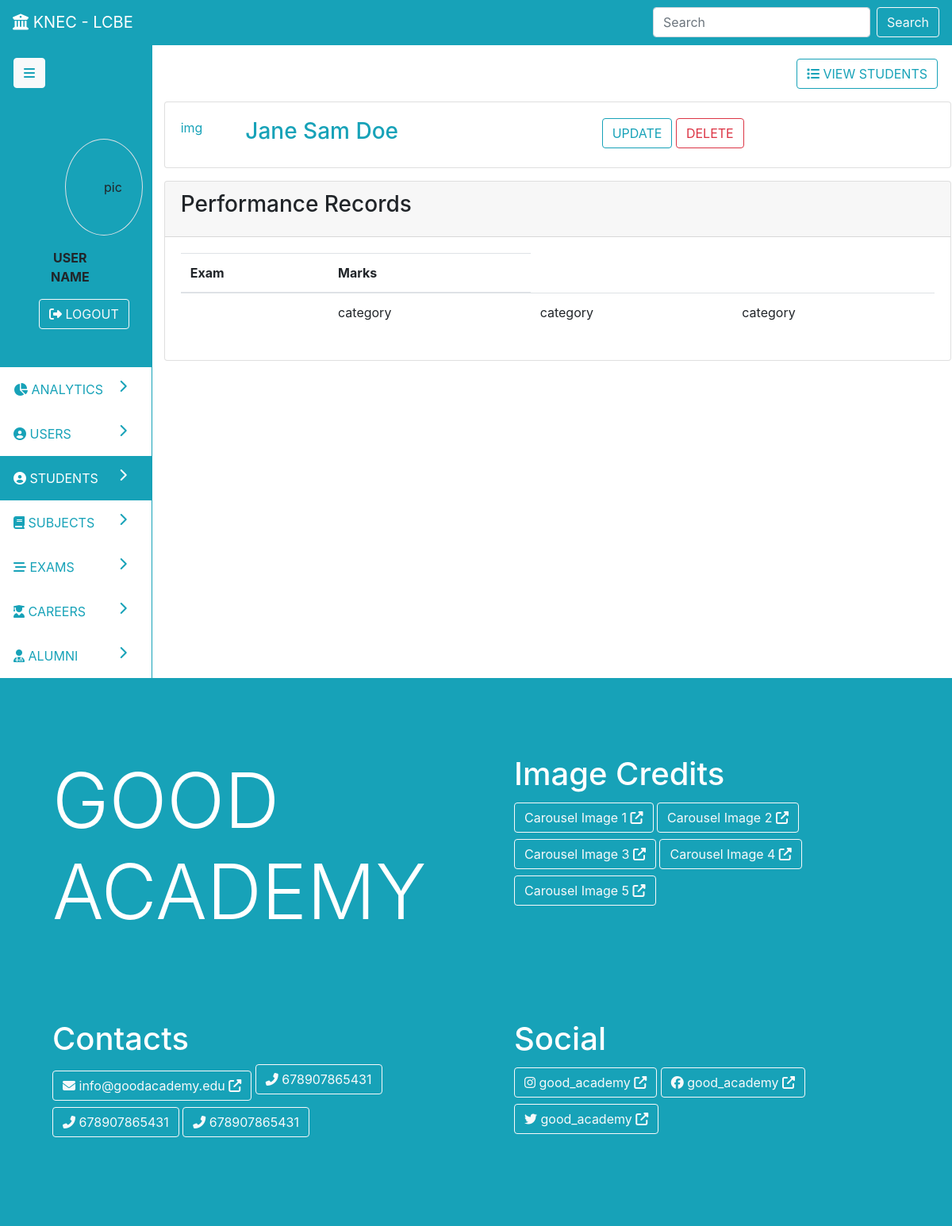
Page /students/view/1 on the committed database.
### parent/models.py (models this page shows, shortened)
class Student(db.Model):
	id = db.Column(db.Integer, primary_key=True)
	first_name = db.Column(db.String(19), nullable=False)
	middle_name = db.Column(db.String(19), nullable=False)
	last_name = db.Column(db.String(19), nullable=False)
	email = db.Column(db.String(19), unique=True, nullable=False)
	scores = db.relationship('Score', backref='student', lazy=True, cascade='all, delete')
	analytics = db.relationship('Analytics', backref='student', lazy=True, cascade='all, delete')
	career = db.relationship('Career', backref='student', uselist=False, lazy=True, cascade='all, delete')
	group_id = db.Column(db.Integer, db.ForeignKey('group.id', ondelete='CASCADE'), nullable=False)
	password = db.Column(db.String(119), nullable=False)
	created_at = db.Column(db.DateTime, nullable=False, default=datetime.utcnow)
	updated_at = db.Column(db.DateTime, nullable=True, onupdate=datetime.utcnow)

class Exam(db.Model):
	id = db.Column(db.Integer, primary_key=True)
	year = db.Column(db.Integer, nullable=False)
	term = db.Column(db.Integer, nullable=False)
	user_id = db.Column(db.Integer, db.ForeignKey('user.id', ondelete='CASCADE'), nullable=False)
	group_id = db.Column(db.Integer, db.ForeignKey('group.id', ondelete='CASCADE'), nullable=False)
	subject_id = db.Column(db.Integer, db.ForeignKey('subject.id', ondelete='CASCADE'), nullable=False)
	questions = db.relationship('Question', backref='exam', lazy=True, cascade='all, delete')
	created_at = db.Column(db.DateTime, nullable=False, default=datetime.utcnow)
	updated_at = db.Column(db.DateTime, nullable=True, onupdate=datetime.utcnow)

class Category(db.Model):
	id = db.Column(db.Integer, primary_key=True)
	name = db.Column(db.String(19), nullable=False)
	minimum = db.Column(db.Integer, nullable=False)
	maximum = db.Column(db.Integer, nullable=False)
	analytics = db.relationship('Analytics', backref='category', lazy=True, cascade='all, delete')
	questions = db.relationship('Question', backref='category', lazy=True, cascade='all, delete')
	subject_id = db.Column(db.Integer, db.ForeignKey('subject.id'), nullable=False)
	created_at = db.Column(db.DateTime, nullable=False, default=datetime.utcnow)
	updated_at = db.Column(db.DateTime, nullable=True, onupdate=datetime.utcnow)

### parent/routes.py (the view)
@app.route('/students/view/<id>', methods=['POST', 'GET'])
def view_student(id):
	student = Student.query.get_or_404(id)
	return render_template('admin/students.html', nav='dash', page='students', action='view', student=student)

### parent/templates/admin/students.html (shortened to what this page needs)
{% extends 'admin-dash.html' %}
{% block pagedata %}
{% if action=='create' %}
<div class="row">
	<div class="col p-3">
		<a class="btn float-right btn-outline-info mr-3" href="{{ url_for('students') }}"><i class="fas fa-list"></i> VIEW STUDENTS</a>
		<a class="btn float-right btn-outline-info mr-3" href="{{ url_for('create_group') }}"><i class="fas fa-plus"></i> ADD GROUP</a>
	</div>
</div>
<div class="card p-3">
	<div class="card-body text-primary">
		<h1 class="card-title text-info">Register New Student</h1>
	</div>
	<form class="card" method="post">
		{{ form.hidden_tag() }}
		<div class="card-body">
			<div class="alert alert-info">
				<i class="fas fa-info-circle"></i> The default password for new accounts is 'welcome'
			</div>
			<fieldset>
				<div class="form-group">
					{{ form.first_name.label(class='form-control-label') }}
					{% if form.first_name.errors %}
						{{ form.first_name(class='form-control is-invalid')}}
						<div class="invalid-feedback">
							{% for error in form.first_name.errors %}
								<span>{{ error }}</span>
							{% endfor %}
						</div>
					{% else%}
						{{ form.first_name(class='form-control') }}
					{% endif %}
				</div>
				<div class="form-group">
					{{ form.middle_name.label(class='form-control-label') }}
					{% if form.middle_name.errors %}
						{{ form.middle_name(class='form-control is-invalid')}}
						<div class="invalid-feedback">
							{% for error in form.middle_name.errors %}
								<span>{{ error }}</span>
							{% endfor %}
						</div>
					{% else%}
						{{ form.middle_name(class='form-control') }}
					{% endif %}
				</div>
				<div class="form-group">
					{{ form.last_name.label(class='form-control-label') }}
					{% if form.last_name.errors %}
						{{ form.last_name(class='form-control is-invalid')}}
						<div class="invalid-feedback">
							{% for error in form.last_name.errors %}
								<span>{{ error }}</span>
							{% endfor %}
						</div>
					{% else%}
						{{ form.last_name(class='form-control') }}
					{% endif %}
				</div>
				<div class="form-group">
					{{ form.email.label(class='form-control-label') }}
					{% if form.email.errors %}
						{{ form.email(class='form-control is-invalid')}}
						<div class="invalid-feedback">
							{% for error in form.email.errors %}
								<span>{{ error }}</span>
							{% endfor %}
						</div>
					{% else%}
						{{ form.email(class='form-control') }}
					{% endif %}
				</div>
				<div class="form-group">
					{{ form.group.label(class='form-control-label') }}
					{% if form.group.errors %}
						{{ form.group(class='form-control is-invalid')}}
						<div class="invalid-feedback">
							{% for error in form.group.errors %}
								<span>{{ error }}</span>
							{% endfor %}
						</div>
					{% else%}
						{{ form.group(class='form-control') }}
					{% endif %}
				</div>
			</fieldset>
			<div>
				{{ form.submit(class='btn btn-info')}}
			</div>
			</div>
		</div>
	</form>
</div>
{% elif action=='view' %}
<div class="row">
	<div class="col p-3">
		<a class="btn float-right btn-outline-info mr-3" href="{{ url_for('students') }}"><i class="fas fa-list"></i> VIEW STUDENTS</a>
	</div>
</div>
<div class="row">
	<div class="col">
		<div class="card text-info">
			<div class="card-body">
				<div class="row">
					<div class="col-1">img</div>
					<div class="col">
						<h3>{% print(student.first_name) %} {% print(student.middle_name) %} {% print(student.last_name) %}</h3>
					</div>
					<div class="col">
						<a class="btn btn-outline-info" href="{{ url_for('update_student', id=student.id) }}">UPDATE</a>
						<a class="btn btn-outline-danger" href="{{ url_for('delete_student', id=student.id) }}">DELETE</a>
					</div>
				</div>
			</div>
		</div>
	</div>
</div>
<div class="row my-3">
	<div class="col">
		<div class="card">
			<div class="card-header">
				<h3 class="card-title">Performance Records</h3>
			</div>
			<div class="card-body table-responsive">
				<table class="table table-hover">
					<thead>
						<tr>
							<th>Exam</th><th>Marks</th>
						</tr>
					</thead>
					<tbody>
						{% for exam in student.group.exams %}
						<tr>
							<td>{% print(exam.name) %}</td>
							{% for category in exam.subject.categories %}
								<td>category</td>
							{% endfor%}
						</tr>
						{% endfor %}
					</tbody>
				</table>
			</div>
		</div>
	</div>
</div>
{% endif %}
{% endblock %}

### rows in the picture
Student: first_name "Jane", middle_name "Sam", last_name "Doe"
